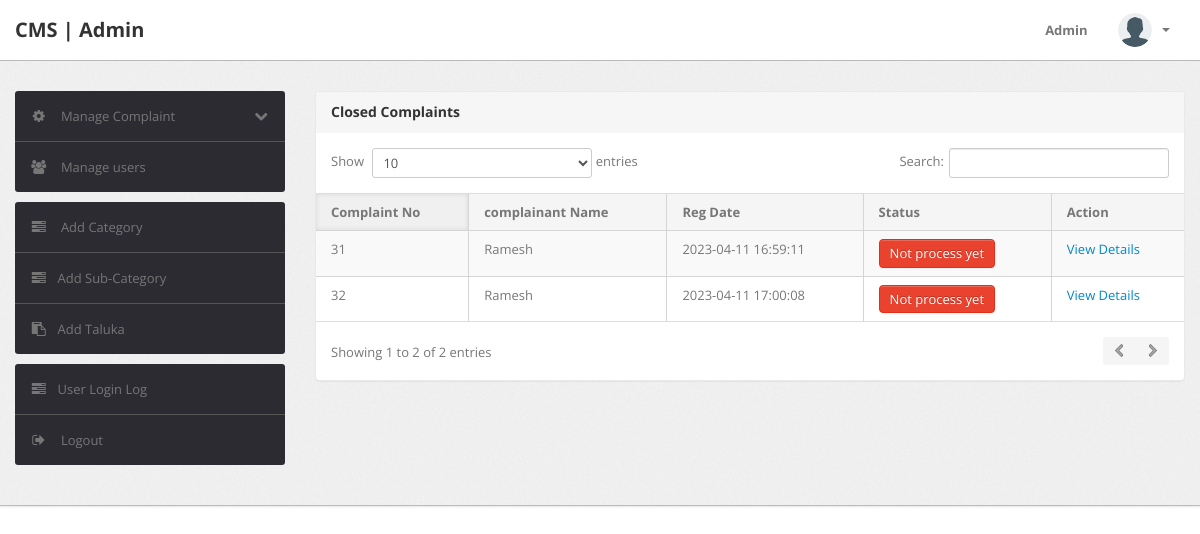
The page /admin/notprocess-complaint.php (signed in) on the database its author committed.
### tables this page shows
CREATE TABLE `tblcomplaints` (
  `complaintNumber` int(11) NOT NULL,
  `userId` int(11) DEFAULT NULL,
  `category` int(11) DEFAULT NULL,
  `subcategory` varchar(255) DEFAULT NULL,
  `complaintType` varchar(255) DEFAULT NULL,
  `state` varchar(255) DEFAULT NULL,
  `noc` varchar(255) DEFAULT NULL,
  `complaintDetails` mediumtext DEFAULT NULL,
  `complaintFile` varchar(255) DEFAULT NULL,
  `regDate` timestamp NULL DEFAULT current_timestamp(),
  `status` varchar(50) DEFAULT NULL,
  `lastUpdationDate` timestamp NULL DEFAULT NULL ON UPDATE current_timestamp()
);

CREATE TABLE `users` (
  `id` int(11) NOT NULL,
  `fullName` varchar(255) DEFAULT NULL,
  `userEmail` varchar(255) DEFAULT NULL,
  `password` varchar(255) DEFAULT NULL,
  `contactNo` bigint(11) DEFAULT NULL,
  `address` tinytext DEFAULT NULL,
  `State` varchar(255) DEFAULT NULL,
  `country` varchar(255) DEFAULT NULL,
  `pincode` int(6) DEFAULT NULL,
  `userImage` varchar(255) DEFAULT NULL,
  `regDate` timestamp NOT NULL DEFAULT current_timestamp(),
  `updationDate` timestamp NULL DEFAULT NULL,
  `status` int(1) DEFAULT NULL
);

### admin/notprocess-complaint.php (the view, shortened to what this page needs)
<?php
include('include/config.php');
if (strlen($_SESSION['alogin']) == 0) {
	header('location:index.php');
} else {
	?>
	<!DOCTYPE html>
	<html lang="en">
	<head>
		<link type="text/css" href="bootstrap/css/bootstrap.min.css" rel="stylesheet">
		<link type="text/css" href="bootstrap/css/bootstrap-responsive.min.css" rel="stylesheet">
		<link type="text/css" href="css/theme.css" rel="stylesheet">
		<link type="text/css" href="images/icons/css/font-awesome.css" rel="stylesheet">
	</head>
	<body>
		<?php include('include/header.php'); ?>
		<div class="wrapper">
			<div class="container">
				<div class="row">
					<?php include('include/sidebar.php'); ?>
					<div class="span9">
						<div class="content">
							<div class="module">
								<div class="module-head">
									<h3>Closed Complaints</h3>
								</div>
								<div class="module-body table">
									<table cellpadding="0" cellspacing="0" border="0"
										class="datatable-1 table table-bordered table-striped	 display">
										<thead>
											<tr>
												<th>Complaint No</th>
												<th> complainant Name</th>
												<th>Reg Date</th>
												<th>Status</th>
												<th>Action</th>
											</tr>
										</thead>
										<tbody>
											<?php
											$query = mysqli_query($con, "select tblcomplaints.*,users.fullName as name from tblcomplaints join users on users.id=tblcomplaints.userId where tblcomplaints.status is null ");
											while ($row = mysqli_fetch_array($query)) {
												?>
												<tr>
													<td>
														<?php echo htmlentities($row['complaintNumber']); ?>
													</td>
													<td>
														<?php echo htmlentities($row['name']); ?>
													</td>
													<td>
														<?php echo htmlentities($row['regDate']); ?>
													</td>
													<td><button type="button" class="btn btn-danger">Not process yet</button>
													</td>
													<td> <a
															href="complaint-details.php?cid=<?php echo htmlentities($row['complaintNumber']); ?>">
															View Details</a>
													</td>
												</tr>
											<?php } ?>
										</tbody>
									</table>
								</div>
							</div>
						</div>
					</div>
				</div>
			</div>
		</div>
	</body>
<?php } ?>

### rows shown on the page
tblcomplaints: complaintNumber "31", userId.fullName "Ramesh", regDate "2023-04-11 16:59:11"
tblcomplaints: complaintNumber "32", userId.fullName "Ramesh", regDate "2023-04-11 17:00:08"
